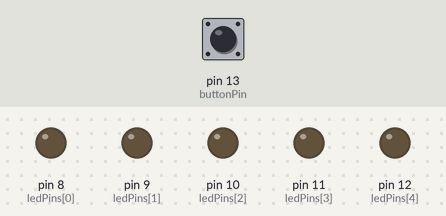
The sketch below on a simulated Arduino Uno, built with avr-gcc and run on an emulated ATmega328P. Parts: output pins drawn as LEDs (lit = HIGH). The inputs (shaded band) are chosen by the test bench; at power-on: pin 13 (buttonPin) HIGH. What the sketch prints to the serial monitor is not drawn.

Above: at 1.2 s.
1.3 s: pin 13 (buttonPin) pulled LOW for 0.15 s
2.9 s: pin 13 (buttonPin) pulled LOW for 1 s
5.4 s: pin 13 (buttonPin) pulled LOW for 0.15 s
At 5.8 s:
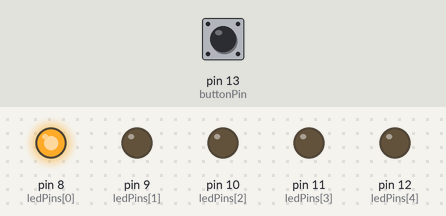
7.0 s: pin 13 (buttonPin) pulsed LOW 2 times (0.12 s each, 0.3 s apart)
At 7.17 s:
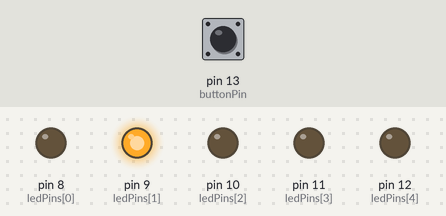
At 8.5 s:
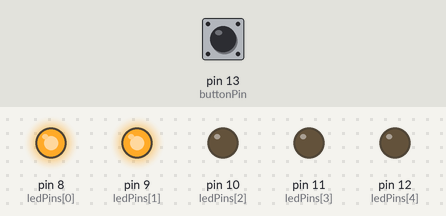
9.1 s: pin 13 (buttonPin) pulled LOW for 3.2 s
13.8 s: pin 13 (buttonPin) pulled LOW for 0.15 s
At 14.6 s:
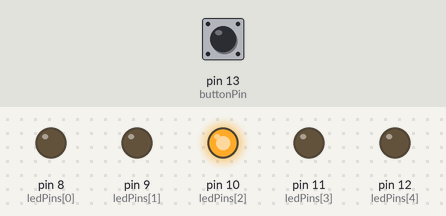
Timing chart, 0 to 16.4 s (numbered marks = the images above; inputs shaded):
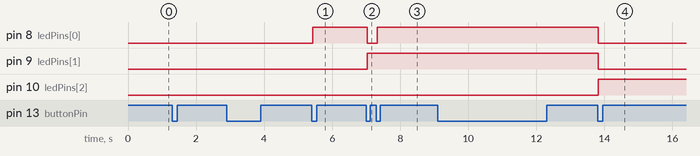

Measured:
- after the input at 1.3 s, every drawn part: stays the same
- after the input at 2.9 s, every drawn part: stays the same
- after the input at 5.4 s, pin 8 (ledPins[0]): LOW → HIGH at once
- after the input at 7.0 s, pin 8 (ledPins[0]): HIGH → LOW at once, → HIGH 0.30 s later; pin 9 (ledPins[1]): LOW → HIGH at once
- after the input at 9.1 s, every drawn part: stays the same
- after the input at 13.8 s, pin 8 (ledPins[0]), pin 9 (ledPins[1]): HIGH → LOW at once; pin 10 (ledPins[2]): LOW → HIGH at once

The sketch:

button_debounce_binary_counter.ino
```cpp
  /*****************************
   * Marc Schaufelberger *
   * HTW CHUR *
   * 11. MAR 2019 *
   * Button debounce *
  ******************************/

#include <Bounce2.h> // https://www.arduinolibraries.info/libraries/bounce2


// The pins to which we've wired each of the LEDs
int ledPins[] = {8, 9, 10, 11, 12};

// The button
int buttonPin = 13;

// The number we're going to display.
byte count;

Bounce debouncer = Bounce(); // Instantiate a Bounce object

/*
 * Set each pin to be used as output, and default to zero.
 */
void setup(void)
{
  Serial.begin(9600);


  debouncer.attach(buttonPin,INPUT_PULLUP);
  debouncer.interval(25); // Use a debounce interval of 25 milliseconds

  for (byte i = 0; i < 5; i++) {
    pinMode(ledPins[i], OUTPUT);
  }
  count = 0;

}

/*
 *  Constantly increase, display, and delay.
 */
void loop(void){
    int time_start, time_end, time_pressed = 0;
   debouncer.update(); // Update the Bounce instance

   if ( debouncer.fell() ) {  // Call code if button transitions from HIGH to LOW
     dispBinary(count++);
     Serial.print("Der Taster ist gedrueckt: ");
     time_start = millis();

   }
   debouncer.update(); // Update the Bounce instance

   if (debouncer.rose() == 1){
      time_end = millis();
      time_pressed = time_end - time_start;
      Serial.print(time_pressed);Serial.print("\n");
    }

}

/*
 *  Show a single number.
 */
void dispBinary(byte n)
{
  for (byte i = 0; i < 5; i++) {
    digitalWrite(ledPins[i], n & 1);
    n /= 2;
  }
}
```
